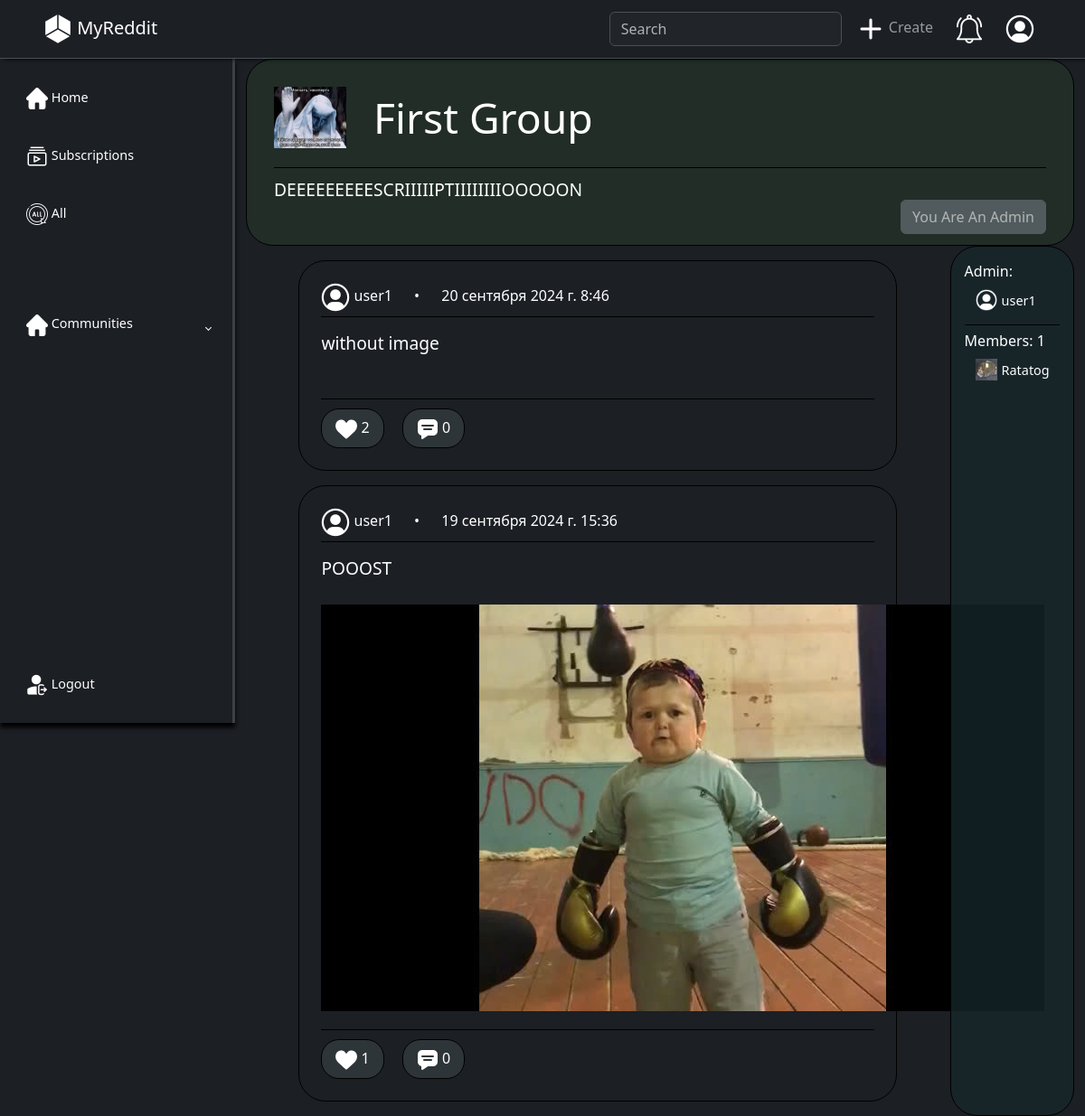
/group/3/ (signed in), run on the app's committed database.
### users/models.py (models this page shows, shortened)
class User(AbstractUser):
    avatar = models.ImageField(upload_to="users/%Y/%m/%d/", blank=True, null=True, verbose_name='Фото', default=DEFAULT_USER_IMAGE)
    status = models.CharField(max_length=80, default='', blank=True, null=True, verbose_name='Статус')
    groups = models.ManyToManyField('main.Group', blank=True, related_name='groups', verbose_name='Группы')
    likes = models.ManyToManyField('main.Post', blank=True, related_name='liked', verbose_name='Лайки')

### main/models.py (models this page shows, shortened)
class Group(models.Model):
    title = models.CharField(max_length=35, verbose_name='Название', unique=True)
    description = models.CharField(max_length=200, blank=True, null=True, default=None, verbose_name='Описание')
    photo = models.ImageField(upload_to="main/group/%Y/%m/%d/", blank=True, null=True, verbose_name='Фото')
    admin = models.ForeignKey("users.User", on_delete=models.CASCADE, null=True, verbose_name='Админ', related_name='group')
    members = models.ManyToManyField("users.User", blank=True, verbose_name="Пользователи", related_name='member')

class Post(models.Model):
    text = models.CharField(max_length=50, verbose_name='Текст')
    likes = models.ManyToManyField('users.User', blank=True, verbose_name='Лайки', related_name='plikes')
    group = models.ForeignKey("main.Group", on_delete=models.CASCADE, null=True, default='', verbose_name='Группа', related_name='post')
    create_date = models.DateTimeField(auto_now_add=True, verbose_name='Дата создания', null=True)
    user = models.ForeignKey("users.User", on_delete=models.CASCADE, verbose_name='Пользователь', related_name='post')
    tags = models.CharField(max_length=300, verbose_name='Теги', null=True, blank=True, default=None)
    objects = models.Manager()
    subscription = SubsribptionManager()
    non_group = NonGroupManager()
    class Meta:
        ordering = ['-create_date']
        indexes = [
            models.Index(fields=['text', 'group', '-create_date'])
        ]

class Image(models.Model):
    url = models.ImageField(upload_to="main/post/%Y/%m/%d/", blank=True, null=True, verbose_name='Фото')
    post = models.ForeignKey("main.Post", null=True, blank=True, on_delete=models.CASCADE, verbose_name='Картинка', related_name='img')

### main/views.py (the view)
# urls.py: path('group/<int:pk>/', views.GroupView.as_view(), name='group'),
class GroupView(LoginMixn, DetailView):
    template_name = 'main/group.html'
    context_object_name = 'group'
    pk_url_kwarg = 'pk'
    def get_context_data(self, **kwargs):
        context =  super().get_context_data(**kwargs)
        context['title'] = context['group'].title
        context['posts'] = context['group'].post.all()
        return context
    def get_object(self, queryset = None):
        return get_object_or_404(Group.objects, pk=self.kwargs[self.pk_url_kwarg])

### main/templatetags/main_tags.py (called while the page is built)
@register.simple_tag(name='md_html')
def madrdown_to_html(text):
    html_content = markdown(text, extensions=['extra', 'fenced_code', 'tables'])
    return mark_safe(html_content)

@register.simple_tag(name='is_member')
def user_is_member(group, user):
    return group.members.filter(pk=user.pk).exists()

@register.simple_tag(name='searchbar')
def get_searchbar():
    lst = []
    for i in searchbar.keys():
        lst.append({'name': i, 'title': searchbar[i]['title']})
    return lst

### main/templates/main/group.html
{% extends "base.html" %}
{% load main_tags %}
{% block content %}
<div class="group">
    <div class="group-header">
        <div class='g-h-top'>
            <div class="group-photo">
                <img src="{{ group.photo.url }}">
            </div>
            <span>{{ group.title }}</span>
        </div>
        <div class='g-h-bottom'>
            <div class="group-description">
                <span>{% md_html group.description %}</span>
            </div>
        </div>
        <div class="g-h-side">
            {% is_member group user as m %}
            {% if group.admin.pk == user.pk %}
            <a class='btn btn-secondary disabled'>You Are An Admin</a>
            {% elif not m %}
            <a href="{% url "join_group" group.pk %}" class='btn btn-success'>Join Group</a>
            {% else %}
            <a href="{% url "quit_group" group.pk %}" class='btn btn-warning'>Quit Group</a>
            {% endif %}
        </div>
    </div>
    <div class="group-main">
        <div class="group-posts">
            {% for post in posts %}
            {% include "main/includes/post.html" %}
            {% endfor %}
        </div>
        <div class="group-side">
            <div class="admin">
                <span>Admin:</span>
                {% with member=group.admin %}
                {% include "users/includes/profile_mini.html" %}
                {% endwith %}
            </div>
            <div class="members">
                <span>Members: {{group.members.count}}</span>
                <div class="list-members">
                    {% for member in group.members.all %}
                    {% include "users/includes/profile_mini.html" %}
                    {% endfor %}
                </div>
            </div>
        </div>
    </div>
</div>
{% endblock content %}

### templates/base.html (shortened to what this page needs)
{% load static %}
{% load main_tags %}
<!DOCTYPE html>
<html lang="en">
<head>
    <link href="{% static "css/bootstrap.min.css" %}" rel="stylesheet">
    <link href="{% static "css/style.css" %}" rel="stylesheet">
</head>
<body class='bg-dark text-white'>
    <nav class="navbar bg-dark border-bottom border-body navbar-expand-md px-5 sticky-top" data-bs-theme="dark" id='main-menu'>
        <a href="{% url "home" %}" class='navbar-brand'>
            <img src="{% static "images/logo32.png" %}">
            MyReddit
        </a>
            <div class="collapse navbar-collapse justify-content-end align-center" id="main-nav">
                <div class="searchbar">
                    {% searchbar as search %}
                    <form action='{% url "search" %}'>
                        <a class="has-dropdown collapsed" data-bs-toggle="collapse" data-bs-target="#searcher" aria-expanded="false" aria-controls="searcher">
                            <input autocomplete="off" name='inp' type="search" class="form-control" placeholder="Search">
                        </a>
                    </form>
                </div>
                <ul class="navbar-nav">
                    <li class="nav-item ms-2 d-none d-md-inline hover-shadow">
                        <a href="{% url "add_post" %}" class="nav-link">
                            <img src="{% static "images/create.png" %}">
                            <span>Create</span>
                        </a>
                    </li>
                    <li class="nav-item ms-2 d-none d-md-inline hover-shadow notifications">
                        <a class="nav-link has-dropdown collapsed" data-bs-toggle="collapse" data-bs-target="#notif" aria-expanded="false" aria-controls="notif">
                            <img src="{% static "images/notification.png" %}">
                        </a>
                    </li>
                    <li class="nav-item ms-2 d-none d-md-inline hover-shadow">
                        <a href="{% url "users:profile" user.id %}" class="nav-link">
                            <img class='nav-avatar' src="{{ user.avatar.url }}">
                        </a>
                    </li>
                </ul>
            </div>
    </nav>
    <div class="wrapper">
        <aside id="sidebar" class='expand'>
            <ul class="sidebar-nav">
                <li class="sidebar-item">
                    <a href="{% url "home" %}" class="sidebar-link">
                        <img src="{% static "images/home_btn.png" %}">
                        <span>Home</span>
                    </a>
                </li>
                <li class="sidebar-item">
                    <a href="{% url "subscriptions" %}" class="sidebar-link">
                        <img src="{% static "images/subscriptions_btn.png" %}">
                        <span>Subscriptions</span>
                    </a>
                </li>
                <li class="sidebar-item">
                    <a href="{% url "all_home" %}" class="sidebar-link">
                        <img src="{% static "images/all_btn.png" %}">
                        <span>All</span>
                    </a>
                </li>
                <br><br>
                <li class="sidebar-item" id='communities'>
                    <a href="#" class="sidebar-link has-dropdown collapsed" data-bs-toggle="collapse" data-bs-target="#comm" aria-expanded="false" aria-controls="comm">
                        <img src="{% static "images/home_btn.png" %}">
                        <span>Communities</span>
                    </a>
                </li>
            <div class="sidebar-footer">
                <a href="{% url "users:logout" %}" class="sidebar-link">
                    <img src="{% static "images/logout_btn.png" %}">
                    <span>Logout</span>
                </a>
            </div>
        </aside>
        <div class="main container-xxl">
            {% block content %}{% endblock content %}
        </div>
    </div>
</body>
</html>

### main/templates/main/includes/post.html (shortened to what this page needs)
{% load static %}
{% load main_tags %}
<div class="border border-black p-4 my-3 text-white post" onclick="window.location.href='{% url "post" post.pk %}'">
    <div class="post-header">
        <a href="{% url "users:profile" post.user.pk %}">
            <img src="{{ post.user.avatar.url }}">
            <span class='post-username'>{{post.user.username}}</span>
        </a>
        <span class='post-date'>{{post.create_date}}</span>
    </div>
    <div class="post-main">
        <span>{% md_html post.text %}</span>
        <div class="post-images">
            {% if post.img.first.url %}
            <img src="{{ post.img.first.url.url }}">
            {% endif %}
        </div>
    </div>
    <div class="post-footer">
        <div class="likes">
            <form action="{% url "like_post" post.pk %}", method='POST'>
                <button type='submit', class='btn_like'>
                    <img src="{% static "images/like.png" %}">
                    <span>{{post.likes.count}}</span>
                </button>
            </form>
        </div>
        <div class="commenting">
            <a href="{% url "post" post.pk %}">
                <img src="{% static "images/comment.png" %}">
                <span>{{post.cpost.count}}</span>
            </a>
        </div>
    </div>
</div>

### users/templates/users/includes/profile_mini.html
{% load static %}
<li class="sidebar-item subitem group-mini-li">
    <img src="{{ member.avatar.url }}">
    <a href="{% url "users:profile" member.pk %}" class="sidebar-link">{{member.username}}</a>
</li>

### main/static/css/style.css (style rules this page uses)
#main-menu { border-bottom: 3px #3d4143 solid; box-shadow: 5px 0px 5px black; background-color: rgb(28, 31, 36) !important; }
a { text-decoration: none; }
li { list-style: none; }
.wrapper { display: flex; }
.main { min-height: 100vh; width: 100%; overflow: hidden; transition: all 0.35s ease-in-out; }
#sidebar { width: 70px; min-width: 70px; z-index: 1000; transition: all 0.25s ease-in-out; display: flex; flex-direction: column; border-right: 3px #3d4143 solid; box-shadow: 0px 5px 5px black; }
#sidebar { height: calc(100vh - 65px); --offset: calc(3rem + 17px); align-self: start; position: sticky; position: -webkit-sticky; top: var(--offset); }
#sidebar.expand { width: 260px; min-width: 260px; }
.sidebar-nav { margin-top: -20px; padding: 2rem 0; flex: 1 1 auto; }
.sidebar-nav > li { margin: 10px 0 20px 0; }
a.sidebar-link { padding: 0.625rem 1.625rem; color: #fff; display: block; font-size: 0.9rem; white-space: nowrap; border-left: 3px solid transparent; }
.subitem img { float: left; margin: 8px 5px 0px 12px; }
.sidebar-item { position: relative; }
#sidebar.expand .sidebar-link[data-bs-toggle="collapse"]::after { border: solid; border-width: 0 0.075rem 0.075rem 0; content: ""; display: inline-block; padding: 2px; position: absolute; right: 1.5rem; top: 1.4rem; transform: rotate(-135deg); transition: all 0.2s ease-out; }
#sidebar.expand .sidebar-link[data-bs-toggle="collapse"].collapsed::after { transform: rotate(45deg); transition: all 0.2s ease-out; }
.sidebar-footer { position: absolute; bottom: 0; margin-bottom: 20px; }
.post { margin: auto; width: 70%; border-radius: 30px; }
.post-header { border-bottom: 1px black solid; margin-bottom: 5px; padding-bottom: 5px; }
.post-header img { width: 32px; }
.post-username { margin-right: 20px; }
.post-username::after { content: " •"; margin-left: 20px; }
.post-main { display: flex; flex-direction: column; }
.post-main span { font-size: 120%; margin: 10px 0; }
.post-images { margin: auto; }
.post-main { border-bottom: 1px solid black; padding-bottom: 20px; margin-bottom: 10px; }
.post-footer { display: flex; }
.btn_like, .commenting { margin-right: 20px; background-color: #2e3538; padding: 8px 15px; border-radius: 20px; border: 1px solid black; color: white; }
a { color: white; }
.group-header, .profile-header { margin: auto; background-color: #29412967; padding: 30px; border-radius: 30px; border: 1px solid black; }
.g-h-top, .p-h-top { display: flex; }
.group-photo img, .profile-photo img { width: 80px; margin-right: 30px; }
.g-h-top, .p-h-top { border-bottom: 1px solid black; margin-bottom: 10px; padding-bottom: 20px; }
.g-h-top, .group-header span, .p-h-top, .profile-header span { margin-top: auto; font-size: 170%; }
.g-h-side { float: right; margin-top: -20px; }
.g-h-bottom span, .p-h-bottom span { font-size: 120%; }
.group-main { display: flex; }
.group-posts { width: 85%; }
.group-posts .post { width: 85%; }
.group-side { background-color: #17272bc5; border-radius: 30px; padding: 15px; width: 15%; border: 1px solid black; }
.group-mini-li img { width: 24px !important; height: 24px !important; }
.admin { border-bottom: 1px solid black; padding-bottom: 5px; margin-bottom: 5px; }
.list-members { overflow-y: scroll; max-height: 50vh; }
.nav-avatar { width: 32px; height: 32px; }
.wrapper { background-color: rgb(28, 31, 36); }

### data on the page
User: avatar (placeholder picture), username "user1"
Group: photo (picture), title "First Group", description "DEEEEEEEEESCRIIIIIPTIIIIIIIIOOOOON", members.count "1"
Post: user.avatar (placeholder picture), user.username "user1", create_date "20 сентября 2024 г. 8:46", text "without image", likes.count "2", cpost.count "0"
Post: user.avatar (placeholder picture), user.username "user1", create_date "19 сентября 2024 г. 15:36", text "POOOST", img.first (picture), likes.count "1", cpost.count "0"
User: avatar (picture), username "Ratatog"
